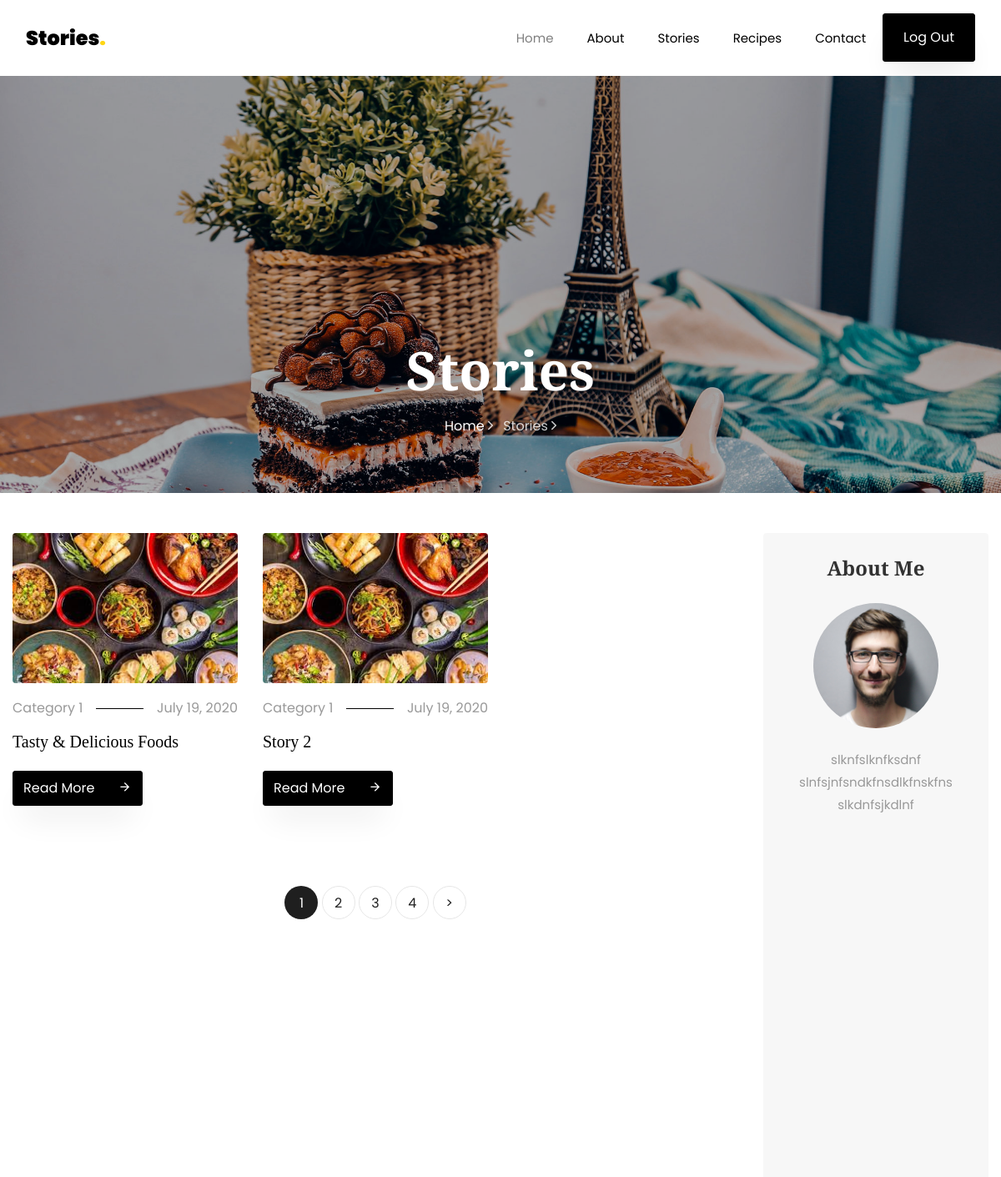
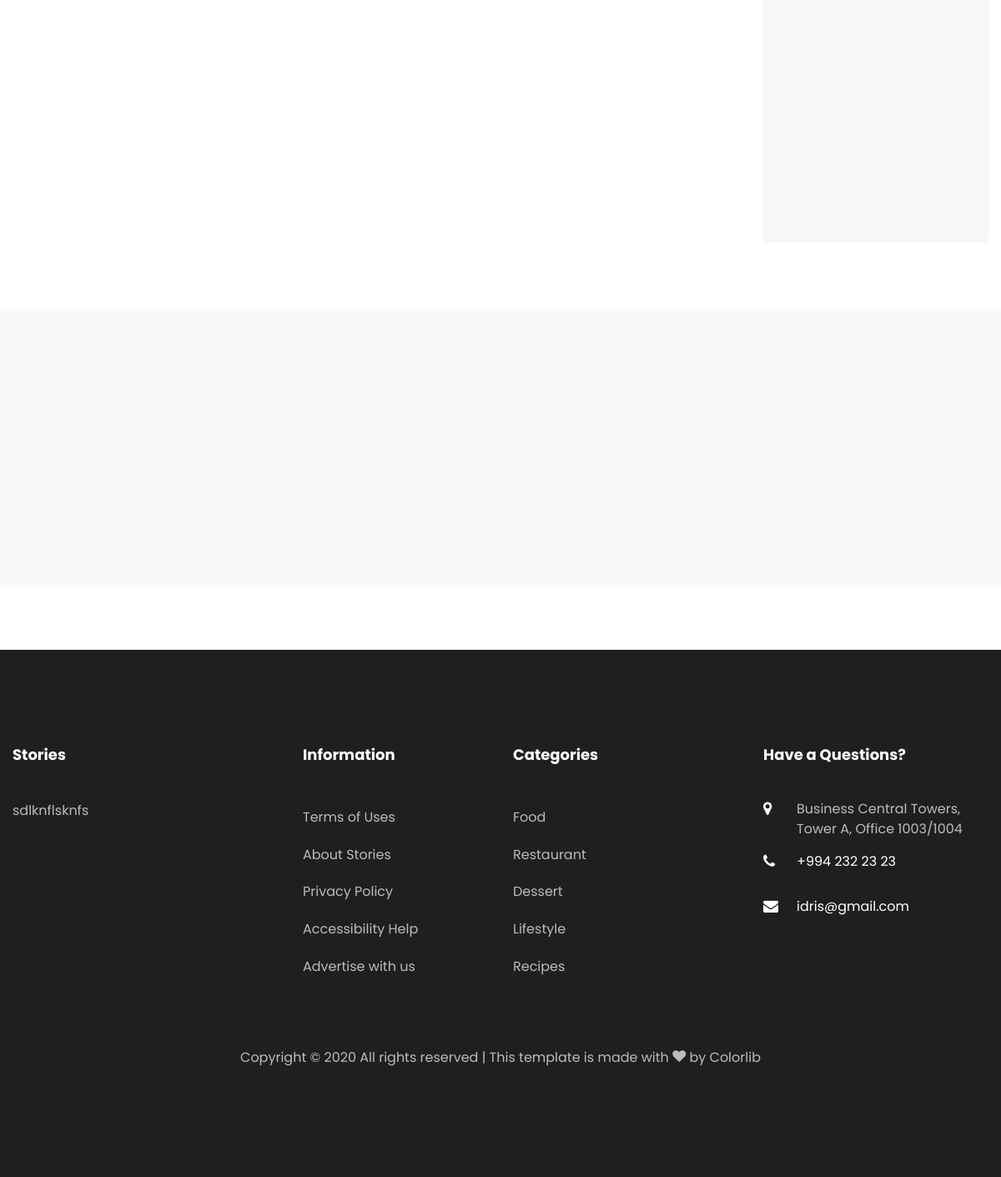
Page /stories/ (signed in) on the committed database (2 pictures, top to bottom).
### stories/models.py (models this page shows, shortened)
class Story(models.Model):
    tags = models.ManyToManyField(Tag, related_name='stories')
    title = models.CharField(max_length=255)
    image = models.ImageField(upload_to='recipes/')
    long_description = RichTextField(null=True, blank=True)
    category = models.ForeignKey(Category, on_delete=models.CASCADE)
    author = models.ForeignKey(User, on_delete=models.CASCADE)
    min_read_time = models.PositiveIntegerField("Min read time", editable=False, null=True)
    created_at = models.DateTimeField(auto_now_add=True)
    updated_at = models.DateTimeField(auto_now=True)
    class Meta:
        verbose_name = "Hekaye"
        verbose_name_plural = "Hekayeler"
        ordering = 'created_at',

class Category(models.Model):
    title = models.CharField('Title', max_length=50)
    image = models.ImageField('Şəkil', upload_to="categories/")
    created_at = models.DateTimeField(auto_now_add=True)
    updated_at = models.DateTimeField(auto_now=True)
    class Meta:
        verbose_name = 'Kateqoriya'
        verbose_name_plural = 'Kateqoriyalar'

class About(models.Model):
    title = models.CharField('Title', max_length=50)
    phone_number = models.CharField('Phone Number', max_length=20)
    location = models.CharField('Location', max_length=50)
    email = models.EmailField('Email', max_length=30)
    description = models.TextField('Description')
    daily_visitors = models.PositiveIntegerField('Daile Visitors',)
    facebook_page_url = models.URLField('Facebook page url')
    instagram_page_url = models.URLField('Instagram page url')
    twitter_page_url = models.URLField('Twitter page url')
    class Meta:
        verbose_name = 'About Site Information'
        verbose_name_plural = 'About Site Informations'

### accounts/models.py (models this page shows, shortened)
class User(AbstractUser):
    image = models.ImageField('Image', upload_to='user_images', null=True, blank=True)
    bio = models.TextField('Bio', null=True, blank=True)

### stories/views.py (the view)
# urls.py: path('stories/', StoryList.as_view(), name="stories"),
class StoryList(ListView):
    model = Story
    template_name = 'stories.html'
    paginate_by = 2

### stories/templatetags/custom_tags.py (called while the page is built)
@register.simple_tag
def get_about_info():
    return About.objects.last()

@register.simple_tag
def get_subscriber_form():
    return SubscriberForm()

### stories/templates/stories.html (shortened to what this page needs)
{% extends 'base.html' %}
{% load static %}
{% block content %}
<section class="hero-wrap hero-wrap-2" style="background-image: url('{% static 'images/bg_4.jpg' %}');">
    <div class="overlay"></div>
    <div class="container">
        <div class="row no-gutters slider-text align-items-end justify-content-center">
            <div class="col-md-9 ftco-animate pb-5 text-center">
                <h1 class="mb-3 bread">Stories</h1>
                <p class="breadcrumbs"><span class="mr-2"><a href="index.html">Home <i
                        class="ion-ios-arrow-forward"></i></a></span> <span>Stories <i
                        class="ion-ios-arrow-forward"></i></span>
                </p>
            </div>
        </div>
    </div>
</section>
<section class="ftco-section">
    <div class="container">
        <div class="row">
            <div class="col-lg-9">
                <div class="row">
                    {% for story in story_list %}
                    <div class="col-md-4 ftco-animate">
                        <div class="blog-entry">
                            <a href="single.html" class="img-2"><img src="{{ story.image.url }}" class="img-fluid"
                                                                     alt="Colorlib Template"></a>
                            <div class="text pt-3">
                                <p class="meta d-flex"><span class="pr-3">{{story.category.title}}</span><span class="ml-auto pl-3">{{story.created_at|date:"F d, Y"}}</span>
                                </p>
                                <h3><a href="single.html">{{story.title}}</a></h3>
                                <p class="mb-0"><a href="single.html" class="btn btn-black py-2">Read More <span
                                        class="icon-arrow_forward ml-4"></span></a></p>
                            </div>
                        </div>
                    </div>
                    {% endfor %}
                </div>
                <div class="row mt-5">
                    <div class="col text-center">
                        <div class="block-27">
                            <ul>
                                {% for i in page_obj.paginator.page_range %}
                                    {% if i == page_obj.number %}
                                        <li class="active"><span>{{i}}</span></li>
                                    {% else %}
                                        <li><a href="?page={{i}}">{{i}}</a></li>
                                    {% endif %}
                                {% endfor %}
                                {% if page_obj.has_next %}
                                    <li><a href="?page={{ page_obj.next_page_number }}">&gt;</a></li>
                                {% endif %}
                            </ul>
                        </div>
                    </div>
                </div>
            </div>
            <div class="col-lg-3">
                <div class="sidebar-wrap">
                    {% if request.user.is_authenticated %}
                        {% include 'includes/user_bio.html' %}
                    {% endif %}
                </div>
            </div>
        </div>
    </div>
</section>
{% endblock %}

### stories/templates/includes/user_bio.html
{% load static %}
<div class="sidebar-box p-4 about text-center ftco-animate">
    <h2 class="heading mb-4">About Me</h2>
    <img src="{{request.user.image.url}}" class="img-fluid" alt="Colorlib Template">
    <div class="text pt-4">
        <p>{{request.user.bio}}</p>
    </div>
</div>

### stories/templates/includes/footer.html (shortened to what this page needs)
{% load custom_tags %}
{% get_about_info as about_info %}
<footer class="ftco-footer ftco-footer-2 ftco-section">
    <div class="container">
        <div class="row mb-5">
            <div class="col-md">
                <div class="ftco-footer-widget mb-4">
                    <h2 class="ftco-heading-2">Stories</h2>
                    <p>{{about_info.description}}</p>
                    <ul class="ftco-footer-social list-unstyled float-md-left float-lft mt-5">
                    </ul>
                </div>
            </div>
            <div class="col-md">
                <div class="ftco-footer-widget mb-4 ml-md-5">
                    <h2 class="ftco-heading-2">Information</h2>
                    <ul class="list-unstyled">
                        <li><a href="#" class="py-2 d-block">Terms of Uses</a></li>
                        <li><a href="#" class="py-2 d-block">About Stories</a></li>
                        <li><a href="#" class="py-2 d-block">Privacy Policy</a></li>
                        <li><a href="#" class="py-2 d-block">Accessibility Help</a></li>
                        <li><a href="#" class="py-2 d-block">Advertise with us</a></li>
                    </ul>
                </div>
            </div>
            <div class="col-md">
                <div class="ftco-footer-widget mb-4">
                    <h2 class="ftco-heading-2">Categories</h2>
                    <ul class="list-unstyled">
                        <li><a href="#" class="py-2 d-block">Food</a></li>
                        <li><a href="#" class="py-2 d-block">Restaurant</a></li>
                        <li><a href="#" class="py-2 d-block">Dessert</a></li>
                        <li><a href="#" class="py-2 d-block">Lifestyle</a></li>
                        <li><a href="#" class="py-2 d-block">Recipes</a></li>
                    </ul>
                </div>
            </div>
            <div class="col-md">
                <div class="ftco-footer-widget mb-4">
                    <h2 class="ftco-heading-2">Have a Questions?</h2>
                    <div class="block-23 mb-3">
                        <ul>
                            <li><span class="icon icon-map-marker"></span><span class="text">{{about_info.location}}</span>
                            </li>
                            <li><a href="#"><span class="icon icon-phone"></span><span
                                class="text">{{about_info.phone_number}}</span></a></li>
                            <li><a href="#"><span class="icon icon-envelope"></span><span class="text">{{about_info.email}}</span></a>
                            </li>
                        </ul>
                    </div>
                </div>
            </div>
        </div>
        <div class="row">
            <div class="col-md-12 text-center">
                <p>
                    Copyright &copy;
                    All rights reserved | This template is made with <i class="icon-heart color-danger" aria-hidden="true"></i> by <a href="https://colorlib.com" target="_blank">Colorlib</a>
                </p>
            </div>
        </div>
    </div>
</footer>

### static/css/icomoon.css (style rules this page uses)
[class^="icon-"], [class*=" icon-"] { font-family: 'icomoon' !important; speak: none; font-style: normal; font-weight: normal; font-variant: normal; text-transform: none; line-height: 1; -webkit-font-smoothing: antialiased; -moz-osx-font-smoothing: grayscale; }
.icon-heart:before { content: "\f004"; }
.icon-map-marker:before { content: "\f041"; }
.icon-phone:before { content: "\f095"; }
.icon-envelope:before { content: "\f0e0"; }
.icon-arrow_forward:before { content: "\e5c8"; }

### stories/templates/base.html (style rules this page uses)
html { scroll-behavior: smooth; }

### rows in the picture
Story: image (picture), category "Category 1", created_at "July 19, 2020", title "Tasty & Delicious Foods"
Story: image (picture), category "Category 1", created_at "July 19, 2020", title "Story 2"
User: user.image (picture), user.bio "slknfslknfksdnf slnfsjnfsndkfnsdlkfnskfns slkdnfsjkdlnf"
About: description "sdlknflsknfs", location "Business Central Towers, Tower A, Office 1003/1004", phone_number "+994 232 23 23", email "idris@gmail.com"

### other values in the picture
{{ i }} "1"
{{ i }} "2" "3" "4"
